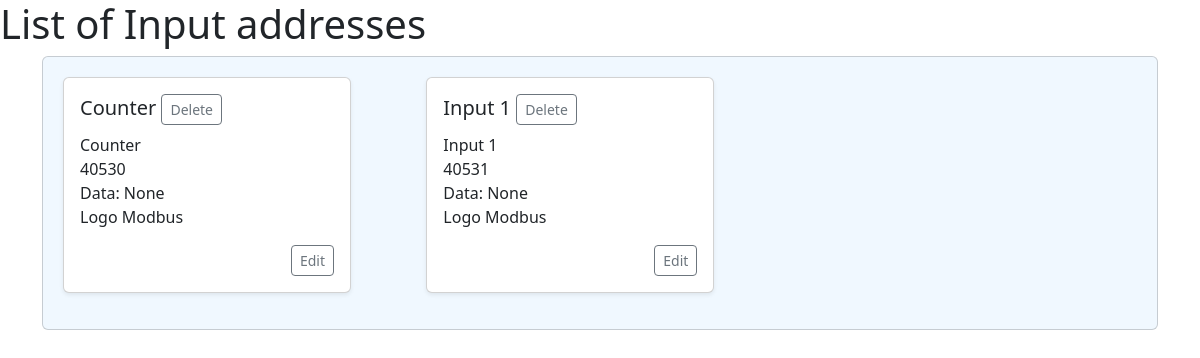
Before: /list/inputs/addresses/ with the older database file.
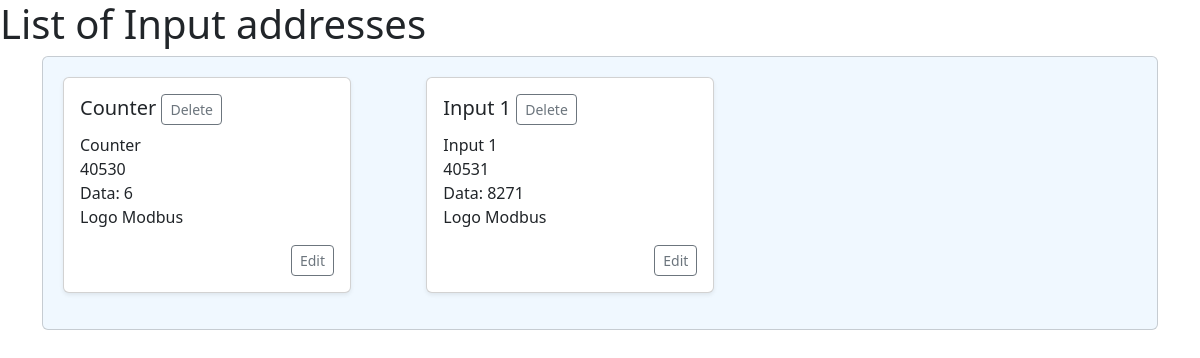
After: the same page with the newer database file.
### iiot/models.py (models this page shows, shortened)
class InputAddresses(models.Model):
    address_id=models.UUIDField(primary_key=True,default=uuid.uuid4)
    variable_name=models.CharField(max_length=24)
    address=models.CharField(max_length=24)
    data=models.CharField(max_length=24,default='')
    device=models.ForeignKey(InputDevices,on_delete=models.CASCADE)

class InputDevices(models.Model):
    device_id=models.UUIDField(primary_key=True,default=uuid.uuid4,unique=True)
    device_name=models.CharField(max_length=24)
    ip_address=models.GenericIPAddressField(max_length=24)
    port=models.IntegerField()
    rack=models.IntegerField(default=1)
    slot=models.IntegerField(default=1)
    device_protocol=models.CharField(max_length=10,choices=plc_protocols,default="S7Tsap")
    def __str__(self):
        return self.device_name

### iiot/views.py (the view)
# urls.py: path("list/inputs/addresses/", views.listInputAddresses,name='ListInputAddress'),
def listInputAddresses(request):
    inputAddresses=InputAddresses.objects.all()
    context={
         'inputAddresses':inputAddresses
     }
    return render(request,"iiot/listInputAddresses.html",context)

### iiot/templates/iiot/listInputAddresses.html
{% extends 'base/base.html' %}
{% load crispy_forms_tags %}
{% block 'body' %}
    <h1>List of Input addresses
    </h1>
    <div class="container">
        <div class="card overflow-auto" style="background-color: #f0f8ff; padding: 20px;">
            <div class="row row-cols-1 row-cols-sm-2 row-cols-md-3 g-3">
            {% for adr in inputAddresses %}
            <div class="col">
                {% include "components/listing_InputAddresses.html" %}
            </div>
            {% endfor %}
        </div>
        </div>
    </div>
{% endblock %}

### iiot/templates/base/base.html (shortened to what this page needs)
<!DOCTYPE html>
<html lang="en">
<head>
    <link href="https://cdn.jsdelivr.net/npm/bootstrap@5.3.3/dist/css/bootstrap.min.css" rel="stylesheet">
</head>
<body>
    {% block 'body' %}
    {% endblock %}
</body>
</html>

### iiot/templates/components/listing_InputAddresses.html
<div class="card shadow-sm mb-3" style="max-width: 18rem;">
    <div class="card-body">
        <h5 class="card-title">{{adr.variable_name}}
            <a href="{% url 'RemoveInputAddress'  address_id=adr.address_id %}" type="button" class="btn btn-sm btn-outline-secondary">Delete</a>
        </h5>
        <ul class="list-unstyled mb-3">
            <li>{{adr.variable_name}}</li>
            <li>{{adr.address}}</li>
            <li>Data: {{adr.data}}</li>
            <li>{{adr.device}}</li>
        </ul>
        <div class="d-flex justify-content-end">
            <a href="{% url 'EditAddress' address_id=adr.address_id %}" type="button" class="btn btn-sm btn-outline-secondary">Edit</a>
        </div>
    </div>
</div>

Changed rows visible on the page:
changed InputAddresses "Counter": data "None" → "6"
changed InputAddresses "Input 1": data "None" → "8271"
